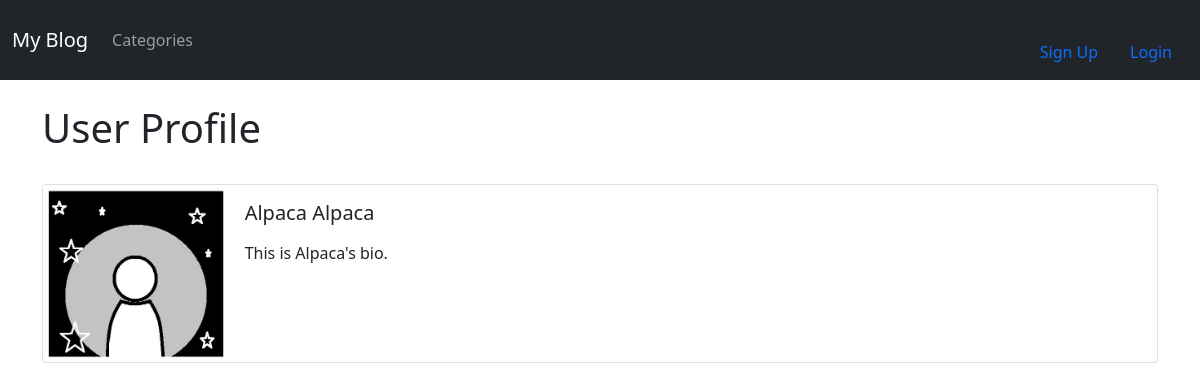
Screenshot of /members/2/profile/ with the database file from the repository.
### myblog/models.py (models this page shows, shortened)
class Profile(models.Model):
    user = models.OneToOneField(User, null=True, on_delete=models.CASCADE)
    bio = models.TextField()
    profile_pic = models.ImageField(null=True, blank=True,
                                    upload_to="images/profile")
    website_url = models.CharField(max_length=255, null=True, blank=True)
    facebook_url = models.CharField(max_length=255, null=True, blank=True)
    twitter_url = models.CharField(max_length=255, null=True, blank=True)
    instagram_url = models.CharField(max_length=255, null=True, blank=True)
    youtube_url = models.CharField(max_length=255, null=True, blank=True)

### members/views.py (the view)
# urls.py: path('<int:pk>/profile/', ShowProfilePageView.as_view(), name="show_profile_page"),
class ShowProfilePageView(DetailView):
    model = Profile
    template_name = 'registration/user_profile.html'
    def get_context_data(self, *args, **kwargs):
        page_user = get_object_or_404(Profile, id=self.kwargs['pk'])
        context = super(ShowProfilePageView, self).get_context_data(*args, **kwargs)
        context["page_user"] = page_user
        return context

### members/templates/registration/user_profile.html (shortened to what this page needs)
{% extends 'base.html' %}
{% load static %}
{% block content %}
<h1>User Profile</h1><br/>
<div class="card mb-3">
  <div class="row g-0">
    <div class="col-md-2">
      {% if page_user.profile_pic %}
        <img src="{{ page_user.profile_pic.url }}" class="card-img">
      {% else %}
        <img src="{% static 'myblog/images/default_profile_pic2.jpg' %}" class="card-img" title="Default Profile Picture">
      {% endif %}
    </div>
    <div class="col-md-10">
      <div class="card-body">
        <h5 class="card-title">
          {{ page_user.user.first_name }}
          {{ page_user.user.last_name }}
        </h5>
        <p class="card-text">
          {{ page_user.bio }}
        </p>
      </div>
    </div>
  </div>
</div>
{% endblock %}

### rows the page displays
Profile: user.first_name "Alpaca", user.last_name "Alpaca", bio "This is Alpaca's bio."
